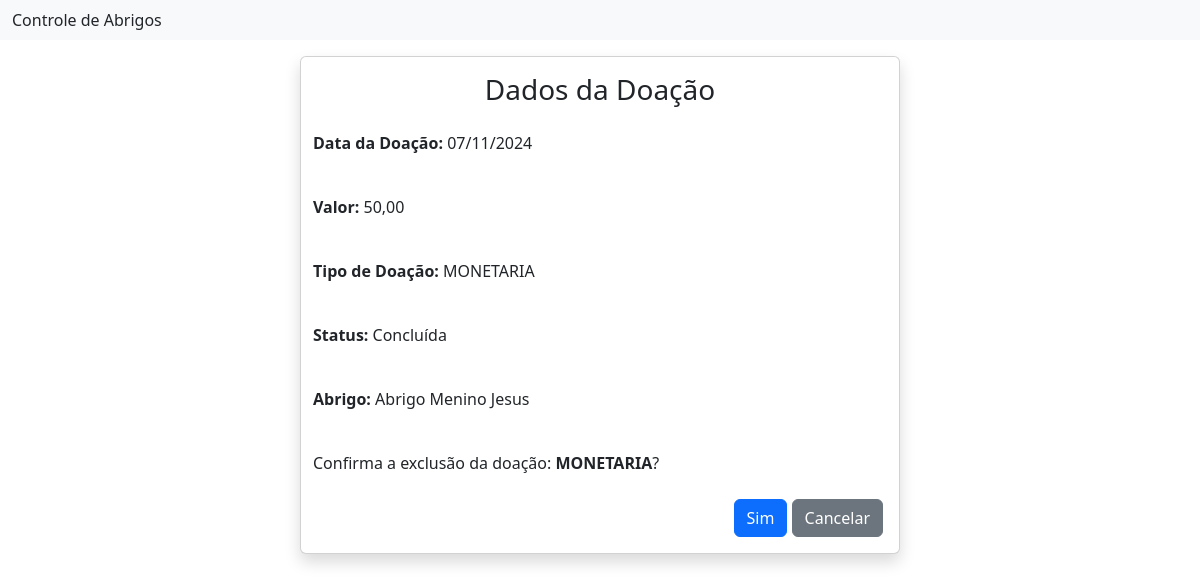
/2/doacoes/apagar/, run on the app's committed database.
### doacoes/models.py (models this page shows)
class Doacao(models.Model):
    TIPO_DOACAO_CHOICES = [
        ('MONETARIA', 'Monetária'),
        ('MATERIAL', 'Material'),
        ('SERVICO', 'Serviço'),
    ]
    STATUS_DOACAO_CHOICES = [
        ('PENDENTE', 'Pendente'),
        ('CONCLUIDA', 'Concluída'),
        ('PROCESSANDO', 'Processando'),
    ]
    data_doacao = models.CharField('Data da Doação',max_length=20, help_text='Data em que a doação foi realizada')
    valor = models.DecimalField('Valor', max_digits=10, decimal_places=2, help_text='Valor da doação')
    tipo_doacao = models.CharField('Tipo de Doação', max_length=20, choices=TIPO_DOACAO_CHOICES, help_text='Tipo de doação')
    status = models.CharField('Status', max_length=20, choices=STATUS_DOACAO_CHOICES, help_text='Status da doação')
    abrigo = models.ForeignKey('abrigo.Abrigo', verbose_name='Abrigo', help_text='Nome do abrigo',
                               on_delete=models.CASCADE)
    class Meta:
        verbose_name = 'Doação'
        verbose_name_plural = 'Doações'
    def __str__(self):
        return f"{self.tipo_doacao}"

### abrigo/models.py (models this page shows)
class Abrigo(models.Model):
    nome = models.CharField(max_length=255, verbose_name="Nome", default='Exemplo de nome')
    cnpj = models.CharField(max_length=18, unique=True, verbose_name="CNPJ")
    endereco = models.CharField(max_length=255, verbose_name="Endereço")
    voluntarios = models.ForeignKey('voluntarios.Voluntario', verbose_name='Voluntario', related_name="tste",
                                     on_delete=models.CASCADE, null=True,blank=True)
    class Meta:
        verbose_name = 'Abrigo'
        verbose_name_plural = 'Abrigos'
    def __str__(self):
        return self.nome

### doacoes/views.py (the view)
# urls.py: path('<int:pk>/doacoes/apagar/', DoacaoDeleteView.as_view(), name='doacoes_apagar'),
class DoacaoDeleteView(SuccessMessageMixin, DeleteView):
    model = Doacao
    template_name = 'doacoes_apagar.html'
    success_url = reverse_lazy('doacoes')
    success_message = 'Doação deletada com sucesso'

### doacoes/templates/doacoes_apagar.html (shortened to what this page needs)
{% extends 'inicial.html' %}
{% load django_bootstrap5 %}
{% block content %}
    <div class="card shadow m-3 col-md-6 mx-auto">
        <div class="card-body">
            <div class="row">
                <h3 class="text-center">Dados da Doação</h3>
                <p class="p-2 mt-2"><strong>Data da Doação: </strong>{{ object.data_doacao }}</p>
                <p class="p-2 mt-2"><strong>Valor: </strong>{{ object.valor }}</p>
                <p class="p-2 mt-2"><strong>Tipo de Doação: </strong>{{ object.tipo_doacao }}</p>
                <p class="p-2 mt-2"><strong>Status: </strong>{{ object.get_status_display }}</p>
                <p class="p-2 mt-2"><strong>Abrigo: </strong>{{ object.abrigo }}</p>
                <p class="p-2 mt-2">Confirma a exclusão da doação: <strong>{{ object }}</strong>?</p>
                <form method="POST" enctype="multipart/form-data">
                    <div class="text-end">
                        {% bootstrap_button button_type="submit" content="Sim" %}
                        <a href="{% url 'doacoes' %}" class="btn btn-secondary text-white" type="button">
                            <span class="text">Cancelar</span>
                        </a>
                    </div>
                </form>
            </div>
        </div>
    </div>
{% endblock %}

### data on the page
Doacao: data_doacao "07/11/2024", valor "50,00", tipo_doacao "MONETARIA", status "Concluída", abrigo "Abrigo Menino Jesus"
